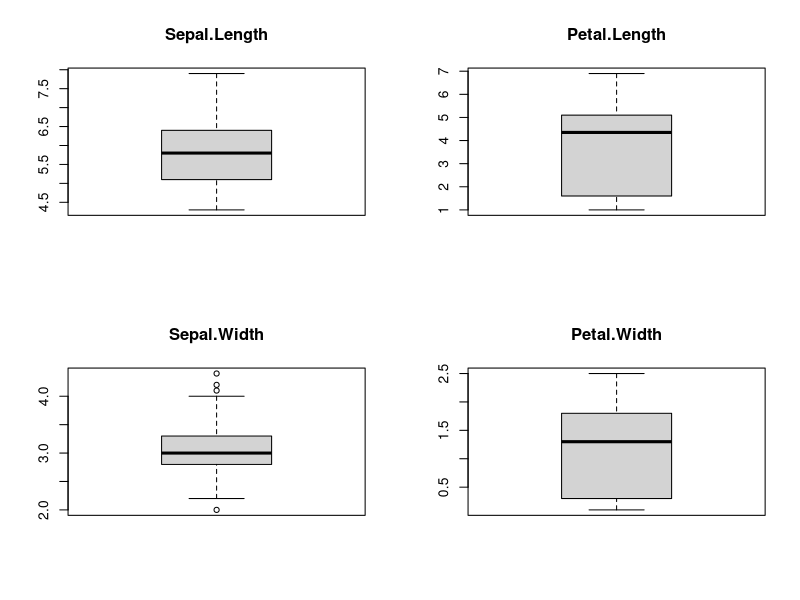
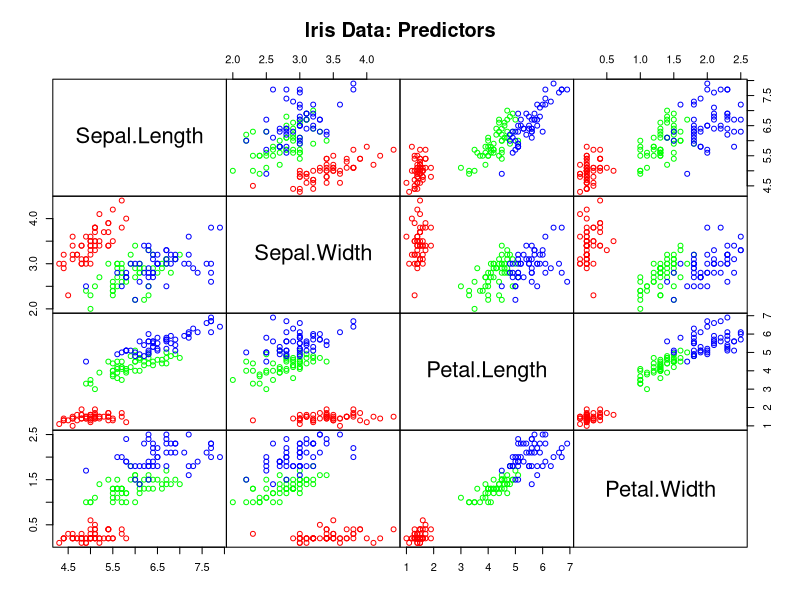

The R source for these figures, in order:
# some simple data analysis commands on the IRIS dataset

data(iris)              # load data frame
iris                    # print data frame
names(iris)             # which columns has data frame?
summary(iris)           # show a textual summary of the data frame

# Box plots for the numerical variables 
par(mfcol=c(2,2))                          # 2*2=4 plot areas
for (i in 1:4) boxplot(iris[,i],main=names(iris)[i])
# TEST IT: what happens with the 3rd box plot, if we set iris[1,3]=10 or =100?

# scatter plot for each  pair of input variables, colored with 'Species'
win.graph()
pairs(iris[,1:4], cex=1.0, gap=0,
      col=c("red", "green", "blue")[as.numeric(iris$Species)], 
      main="Iris Data: Predictors")
